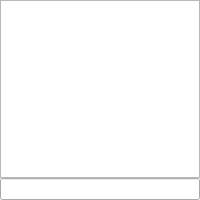
<?xml version="1.0" encoding="UTF-8"?>
<ui version="4.0">
 <class>MainWindow</class>
 <widget class="QWidget" name="MainWindow">
  <property name="geometry">
   <rect>
    <x>0</x>
    <y>0</y>
    <width>200</width>
    <height>200</height>
   </rect>
  </property>
  <property name="windowTitle">
   <string>Form</string>
  </property>
  <layout class="QVBoxLayout" name="verticalLayout">
   <property name="spacing">
    <number>0</number>
   </property>
   <property name="sizeConstraint">
    <enum>QLayout::SetNoConstraint</enum>
   </property>
   <property name="margin">
    <number>0</number>
   </property>
   <item>
    <widget class="ScannedTextRegion" name="graphicsView"/>
   </item>
   <item>
    <widget class="QLineEdit" name="lineEdit"/>
   </item>
  </layout>
 </widget>
 <customwidgets>
  <customwidget>
   <class>ScannedTextRegion</class>
   <extends>QGraphicsView</extends>
   <header>scannedtextregion.h</header>
  </customwidget>
 </customwidgets>
 <resources/>
 <connections/>
</ui>
